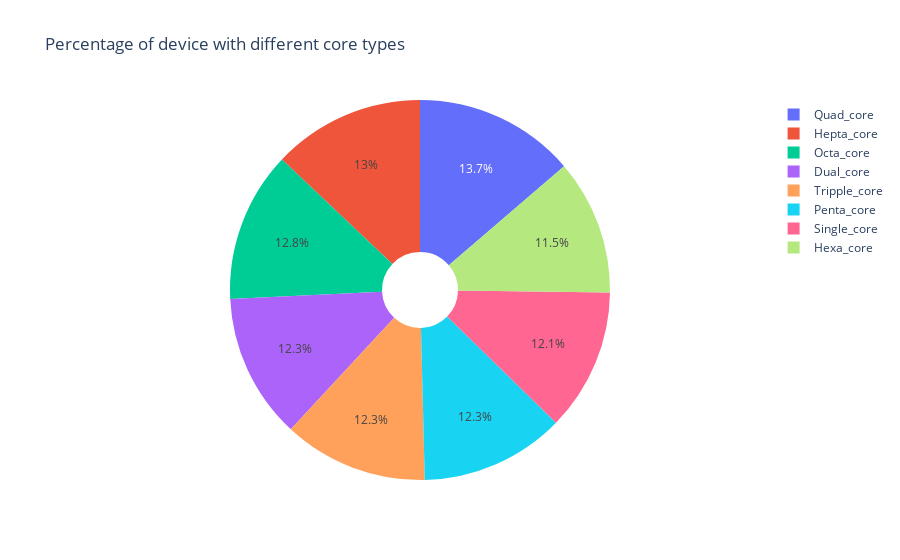

Notebook source saved alongside this figure:
### Code cell
train_data['cores'] = ''
for i in range(len(train_data)):
    if train_data['n_cores'][i] == 1:
        train_data['cores'][i] = 'Single_core'
    elif train_data['n_cores'][i] == 2:
         train_data['cores'][i] = 'Dual_core'
    elif train_data['n_cores'][i] == 3:
         train_data['cores'][i] = 'Tripple_core'
    elif train_data['n_cores'][i] == 4:
         train_data['cores'][i] = 'Quad_core'
    elif train_data['n_cores'][i] == 5:
         train_data['cores'][i] = 'Penta_core'
    elif train_data['n_cores'][i] == 6:
         train_data['cores'][i] = 'Hexa_core' 
    elif train_data['n_cores'][i] == 7:
         train_data['cores'][i] = 'Hepta_core'
    else:
         train_data['cores'][i] = 'Octa_core'
px.pie(data_frame=train_data,names = 'cores',title='Percentage of device with different core types', hole = 0.2)

### Figure 1 — Plotly figure (JSON) as saved in the notebook; plotly's stock layout.template omitted (floating-point values rounded to 4 significant figures; data arrays with more than 128 entries replaced by an {"elided": "..."} marker saying what was removed)
{"data": [{"domain": {"x": [0, 1], "y": [0, 1]}, "hole": 0.2, "hovertemplate": "cores=%{label}<extra></extra>", "labels": {"elided": "2000 str values"}, "legendgroup": "", "name": "", "showlegend": true, "type": "pie"}], "layout": {"autosize": true, "legend": {"tracegroupgap": 0}, "title": {"text": "Percentage of device with different core types"}}}
